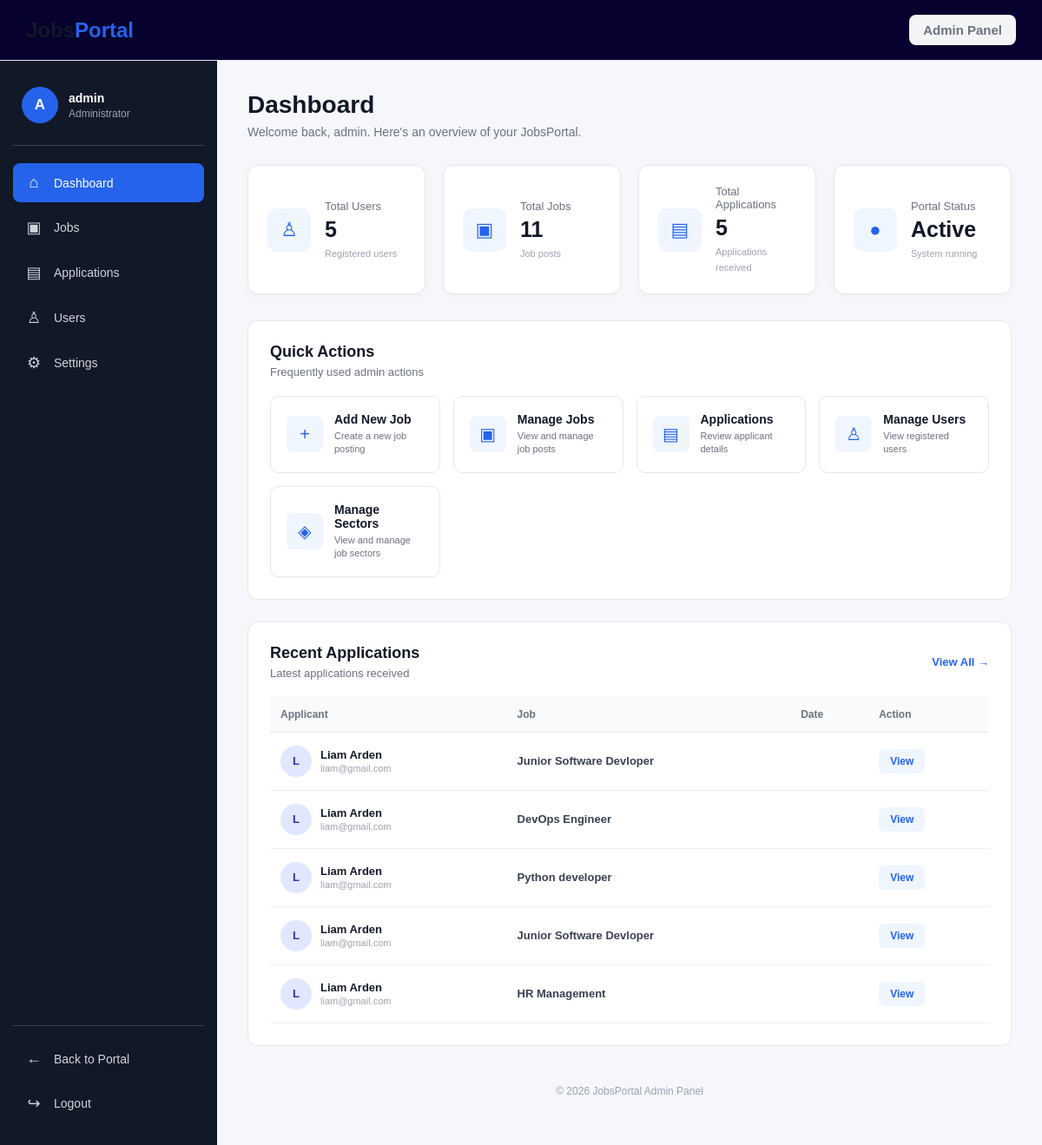
Page /admin-dashboard (signed in) on the committed database.
### jobs/models.py (models this page shows, shortened)
class Applications(models.Model):
    job=models.ForeignKey(Jobs,on_delete=models.CASCADE)
    user=models.ForeignKey(User,on_delete=models.CASCADE)
    resume=models.FileField(blank=True,upload_to='resume')
    date=models.DateField(auto_now_add=True)

class Jobs(models.Model):
    title=models.CharField(max_length=100)
    sector=models.ForeignKey(Sectors,on_delete=models.CASCADE)
    company=models.ForeignKey(Company,on_delete=models.CASCADE)
    location=models.CharField(max_length=50)
    description=models.TextField()
    salary=models.CharField(max_length=50)
    post_date=models.DateField(auto_now_add=True)
    slug=models.SlugField(blank=True)
    is_active=models.BooleanField(default=True)
    end_date=models.DateField()

### jobs/views.py (the view)
    def wrapper(request,*args,**kwargs):
        if request.user.is_superuser:
            return fun(request,*args,**kwargs)
        else:
            messages.error(request,"Permission denied!")
            return redirect("all_jobs")

### jobs/context_processors.py (called while the page is built)
def allSectors(request):
    all_sectors=Sectors.objects.all()
    return dict(sectors=all_sectors)

def notification_count(request):
    if request.user.is_authenticated and not request.user.is_superuser:
        count = Notification.objects.filter(user=request.user, is_read=False).count()
        return { "notification_count": count}
    return {"notification_count": 0}

### jobs/views.py (called while the page is built, shortened)
def admin_permission(fun):
    def wrapper(request,*args,**kwargs):
        if request.user.is_superuser:
            return fun(request,*args,**kwargs)
        else:
            messages.error(request,"Permission denied!")
            return redirect("all_jobs")
    return wrapper

@admin_permission
def adminDashboard(request,sector=None):
    if not request.user.is_superuser:
        return redirect("user_dashboard")
    data={
    "total_users":User.objects.filter(is_superuser=False).count(),
    "total_jobs":Jobs.objects.count(),
    "total_applications":Applications.objects.count(),
    }
    applications=Applications.objects.all()
    search = request.GET.get("search")
    if sector:
        job=Jobs.objects.filter(sector__id=sector,is_active=True)
    else:
        job=Jobs.objects.filter(is_active=True)
    return render(request,"admin-dashboard.html",{'data':data,"applications":applications,"search":search,"job":job})

### templates/admin-dashboard.html (shortened to what this page needs)
{% load static %}
<!DOCTYPE html>
<html lang="en">
<head>
    <link rel="stylesheet" href="{% static 'css/admin.css' %}">
</head>
<body>
    <header class="top-navbar">
        <div class="portal-logo">
            <a href="{% url 'home' %}">
                Jobs<span>Portal</span>
            </a>
        </div>
        <div class="admin-panel-title">
            <span>Admin Panel</span>
        </div>
    </header>
    <div class="admin-layout">
        <aside class="sidebar">
            <div class="sidebar-header">
                <div class="admin-avatar">
                    {{ user.username|first|upper }}
                </div>
                <div class="admin-info">
                    <strong>{{ user.username }}</strong>
                    <small>Administrator</small>
                </div>
            </div>
            <nav class="sidebar-nav">
                <a href="{% url 'admin_dashboard' %}" class="nav-item active">
                    <span class="nav-icon">⌂</span>
                    <span>Dashboard</span>
                </a>
                <a href="{% url 'admin_jobs' %}" class="nav-item">
                    <span class="nav-icon">▣</span>
                    <span>Jobs</span>
                </a>
                <a href="#" class="nav-item">
                    <span class="nav-icon">▤</span>
                    <span>Applications</span>
                </a>
                <a href="{% url 'view_users' %}" class="nav-item">
                    <span class="nav-icon">♙</span>
                    <span>Users</span>
                </a>
                <a href="#" class="nav-item">
                    <span class="nav-icon">⚙</span>
                    <span>Settings</span>
                </a>
            </nav>
            <div class="sidebar-bottom">
                <a href="#" class="nav-item">
                    <span class="nav-icon">←</span>
                    <span>Back to Portal</span>
                </a>
                <a href="{% url 'logout' %}" class="nav-item logout-item">
                    <span class="nav-icon">↪</span>
                    <span>Logout</span>
                </a>
            </div>
        </aside>
        <main class="main-content">
            <div class="page-header">
                <div>
                    <h1>Dashboard</h1>
                    <p>
                        Welcome back, {{ user.username }}.
                        Here's an overview of your JobsPortal.
                    </p>
                </div>
            </div>
            <section class="stats-grid">
                <a href="{% url 'view_users' %}" class="stat-card">
                    <div class="stat-icon users-icon">
                        ♙
                    </div>
                    <div class="stat-info">
                        <p>Total Users</p>
                        <h2>{{ data.total_users }}</h2>
                        <span>Registered users</span>
                    </div>
                </a>
                <a href="{% url 'admin_jobs' %}" class="stat-card">
                    <div class="stat-icon jobs-icon">
                        ▣
                    </div>
                    <div class="stat-info">
                        <p>Total Jobs</p>
                        <h2>{{ data.total_jobs }}</h2>
                        <span>Job posts</span>
                    </div>
                </a>
                <a href="#" class="stat-card">
                    <div class="stat-icon applications-icon">
                        ▤
                    </div>
                    <div class="stat-info">
                        <p>Total Applications</p>
                        <h2>{{ data.total_applications }}</h2>
                        <span>Applications received</span>
                    </div>
                </a>
                <div class="stat-card">
                    <div class="stat-icon active-icon">
                        ●
                    </div>
                    <div class="stat-info">
                        <p>Portal Status</p>
                        <h2>Active</h2>
                        <span>System running</span>
                    </div>
                </div>
            </section>
            <section class="content-section">
                <div class="section-header">
                    <div>
                        <h2>Quick Actions</h2>
                        <p>Frequently used admin actions</p>
                    </div>
                </div>
                <div class="quick-actions">
                    <a href="{% url 'add_jobs' %}" class="action-card">
                        <div class="action-icon">
                            +
                        </div>
                        <div>
                            <h3>Add New Job</h3>
                            <p>Create a new job posting</p>
                        </div>
                    </a>
                    <a href="{% url 'admin_jobs' %}" class="action-card">
                        <div class="action-icon">
                            ▣
                        </div>
                        <div>
                            <h3>Manage Jobs</h3>
                            <p>View and manage job posts</p>
                        </div>
                    </a>
                    <a href="{% url 'admin_applications' %}" class="action-card">
                        <div class="action-icon">
                            ▤
                        </div>
                        <div>
                            <h3>Applications</h3>
                            <p>Review applicant details</p>
                        </div>
                    </a>
                    <a href="{% url 'view_users' %}" class="action-card">
                        <div class="action-icon">
                            ♙
                        </div>
                        <div>
                            <h3>Manage Users</h3>
                            <p>View registered users</p>
                        </div>
                    </a>
                    <a href="{% url 'sector_list' %}" class="action-card">
                        <div class="action-icon">
                                        ◈
                        </div>
                        <div>
                            <h3>Manage Sectors</h3>
                            <p>View and manage job sectors</p>
                        </div>
                    </a>
                </div>
            </section>
            <section class="content-section">
                <div class="section-header">
                    <div>
                        <h2>Recent Applications</h2>
                        <p>Latest applications received</p>
                    </div>
                    <a href="#" class="view-all">
                        View All →
                    </a>
                </div>
                <div class="applications-table-wrapper">
                    <table class="applications-table">
                        <thead>
                            <tr>
                                <th>Applicant</th>
                                <th>Job</th>
                                <th>Date</th>
                                <th>Action</th>
                            </tr>
                        </thead>
                        <tbody>
                            {% for d in applications %}
                            <tr>
                                <td>
                                    <div class="applicant">
                                        <div class="applicant-avatar">
                                            {{ d.user.first_name|first|upper }}
                                        </div>
                                        <div>
                                            <strong>
                                                {{ d.user.first_name }}
                                                {{ d.user.last_name }}
                                            </strong>
                                            <small>
                                                {{ d.user.username }}
                                            </small>
                                        </div>
                                    </div>
                                </td>
                                <td>
                                    <strong>{{ d.job.title }}</strong>
                                </td>
                                <td>
                                </td>
                                <td>
                                    <a
                                        href="{% url 'application_details' d.id %}"
                                        class="details-btn">
                                        View
                                    </a>
                                </td>
                            </tr>
                            {% empty %}
                            <tr>
                                <td colspan="4" class="empty-state">
                                    No applications found.
                                </td>
                            </tr>
                            {% endfor %}
                        </tbody>
                    </table>
                </div>
            </section>
            <footer class="admin-footer">
                <p>
                    © 2026 JobsPortal Admin Panel
                </p>
            </footer>
        </main>
    </div>
</body>
</html>

### rows in the picture
Applications: user.first_name|first "L", user.first_name "Liam", user.last_name "Arden", user.username "liam@gmail.com", job "Junior Software Devloper"
Applications: user.first_name|first "L", user.first_name "Liam", user.last_name "Arden", user.username "liam@gmail.com", job "DevOps Engineer"
Applications: user.first_name|first "L", user.first_name "Liam", user.last_name "Arden", user.username "liam@gmail.com", job "Python developer"
Applications: user.first_name|first "L", user.first_name "Liam", user.last_name "Arden", user.username "liam@gmail.com", job "Junior Software Devloper"
Applications: user.first_name|first "L", user.first_name "Liam", user.last_name "Arden", user.username "liam@gmail.com", job "HR Management"

### other values in the picture
{{ user.username|first|upper }} "A"
{{ user.username }} "admin"
{{ data.total_users }} "5"
{{ data.total_jobs }} "11"
{{ data.total_applications }} "5"
